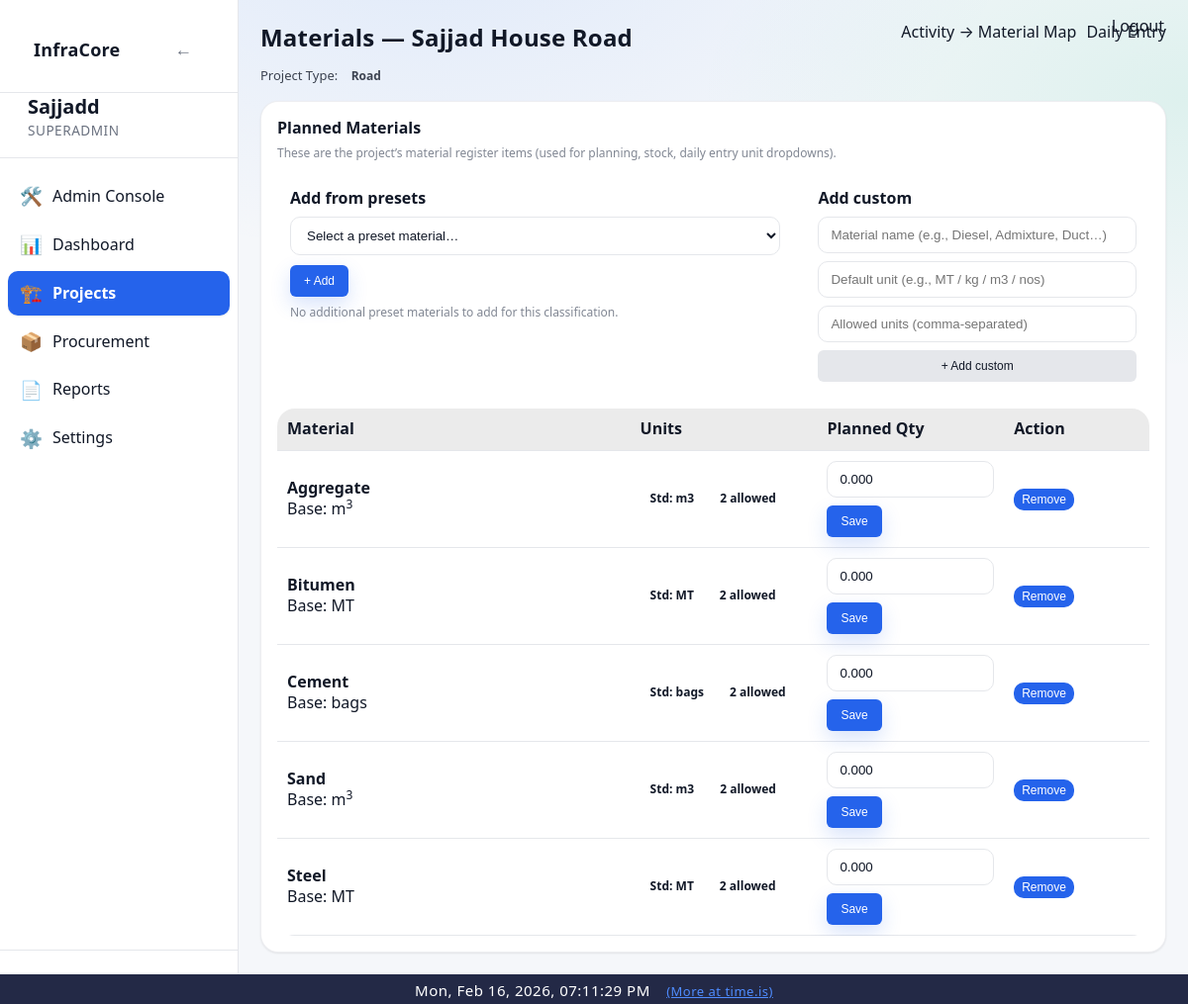
The page /projects/3/materials (signed in) on the database its author committed.
### app/models/project.py (models this page shows)
class Project(Base):
    __tablename__ = "projects"
    id = Column(Integer, primary_key=True, index=True)
    name = Column(String(255), nullable=False)
    project_code = Column(String(100), nullable=True)
    client_authority = Column(String(255), nullable=True)
    contractor = Column(String(255), nullable=True)
    consultant_pmc = Column(String(255), nullable=True)
    is_active = Column(Boolean, default=True, nullable=False)
    status = Column(String(20), default="active", nullable=False)
    road_type = Column(String(100), nullable=False)
    lanes = Column(Integer, nullable=False)
    road_width = Column(Float, nullable=False)
    road_length_km = Column(Float, nullable=False)
    carriageway_width = Column(Float, nullable=True)
    shoulder_type = Column(String(100), nullable=True)
    median_type = Column(String(100), nullable=True)
    project_type = Column(String(50), nullable=False, server_default="")
    road_name = Column(String(255), nullable=True)
    lane_configuration = Column(String(10), nullable=True)
    road_pavement_type = Column(String(20), nullable=True)
    terrain_type = Column(String(20), nullable=True)
    concrete_pavement_type = Column(String(20), nullable=True)  # PQC/RCC
    slab_thickness_mm = Column(Integer, nullable=True)
    grade_of_concrete = Column(String(20), nullable=True)
    joint_spacing_m = Column(Float, nullable=True)
    dowel_diameter_mm = Column(Integer, nullable=True)
    tie_bar_diameter_mm = Column(Integer, nullable=True)
    road_construction_type = Column(String(100), nullable=True)
    road_category = Column(String(100), nullable=True)
    road_engineering_type = Column(String(150), nullable=True)
    road_preset_key = Column(String(200), nullable=True)
    road_extras_json = Column(Text, nullable=True)
    preset_activities_json = Column(Text, nullable=True)
    preset_materials_json = Column(Text, nullable=True)
    country = Column(String(100), nullable=False)
    state = Column(String(100), nullable=True)
    district = Column(String(100), nullable=True)
    city = Column(String(100), nullable=False)
    location_id = Column(Integer, ForeignKey("locations.id"), nullable=True)
    chainage_start = Column(String(50), nullable=True)
    chainage_end = Column(String(50), nullable=True)
    planned_start_date = Column(Date, nullable=False)
    planned_end_date = Column(Date, nullable=False)
    created_by = Column(Integer, nullable=False)
    created_at = Column(DateTime, default=datetime.utcnow, nullable=False)
    updated_at = Column(
        DateTime,
        default=datetime.utcnow,
        onupdate=datetime.utcnow,
        nullable=False,
    )
    completed_at = Column(DateTime, nullable=True)
    activities = relationship(
        "Activity",
        back_populates="project",
        cascade="all, delete-orphan"
    )
    project_activities = relationship(
        "ProjectActivity",
        back_populates="project",
        cascade="all, delete-orphan"
    )
    planned_materials = relationship(
        "PlannedMaterial",
        back_populates="project",
        cascade="all, delete-orphan"
    )
    material_usage_daily = relationship(
        "MaterialUsageDaily",
        back_populates="project",
        cascade="all, delete-orphan"
    )
    location = relationship("Location")

### app/models/material.py (models this page shows, shortened)
class Material(Base):
    __tablename__ = "materials"
    id = Column(Integer, primary_key=True, index=True)
    code = Column(String(30), nullable=True, index=True)
    name = Column(String(150), nullable=False, unique=True)
    unit = Column(String(50), nullable=False)          # m3, MT, bags
    category = Column(String(80), nullable=True)
    specification = Column(String(120), nullable=True)
    unit_cost = Column(Float, nullable=True)
    standard_unit = Column(String(50), nullable=True)
    allowed_units = Column(String(500), nullable=True)
    default_lead_time_days = Column(Integer, nullable=True)
    lead_time_days = Column(Integer, nullable=True, default=0)
    minimum_stock = Column(Float, nullable=False, default=0)
    is_active = Column(Boolean, nullable=False, default=True)
    created_at = Column(DateTime, default=datetime.utcnow, nullable=False)
    vendors = relationship(
        "MaterialVendor",
        back_populates="material",
        cascade="all, delete-orphan",
    )
    activities_link = relationship(
        "MaterialActivity",
        back_populates="material",
        cascade="all, delete-orphan",
    )
    stretches_link = relationship(
        "MaterialStretch",
        back_populates="material",
        cascade="all, delete-orphan",
    )

### app/models/planned_material.py (models this page shows, shortened)
class PlannedMaterial(Base):
    __tablename__ = "planned_materials"
    id = Column(Integer, primary_key=True, index=True)
    project_id = Column(Integer, ForeignKey("projects.id"), nullable=False)
    material_id = Column(Integer, ForeignKey("materials.id"), nullable=False)
    stretch_id = Column(Integer, ForeignKey("road_stretches.id"), nullable=True, index=True)
    unit = Column(String(50), nullable=True)
    allowed_units = Column(String(500), nullable=True)
    planned_quantity = Column(Numeric(18, 5), nullable=False)
    project = relationship("Project", back_populates="planned_materials")
    material = relationship("Material")

### app/routes/projects.py (the view)
@router.get("/{project_id}/materials", response_class=HTMLResponse)
def project_materials_page(project_id: int, request: Request, db: Session = Depends(get_db)):
    user = request.session.get("user")
    if not user:
        flash(request, "Please login to continue", "warning")
        return RedirectResponse("/login", status_code=302)
    project, role = get_project_access(db, project_id, user)
    if not project:
        flash(request, "Project not found", "error")
        return RedirectResponse("/projects", status_code=302)
    planned_rows = (
        db.query(PlannedMaterial)
        .filter(
            PlannedMaterial.project_id == project_id,
            PlannedMaterial.stretch_id == None,  # noqa: E711
        )
        .all()
    )
    planned_materials: list[dict[str, object]] = []
    planned_name_keys: set[str] = set()
    for pm in planned_rows:
        mat = pm.material
        if not mat:
            continue
        planned_materials.append({
            "planned_material_id": int(pm.id),
            "material_id": int(mat.id),
            "name": mat.name,
            "unit": getattr(pm, "unit", None) or getattr(mat, "unit", "") or "",
            "standard_unit": getattr(mat, "standard_unit", None),
            "allowed_units": (pm.get_allowed_units() if hasattr(pm, "get_allowed_units") else (mat.get_allowed_units() if hasattr(mat, "get_allowed_units") else [])),
            "planned_quantity": float(pm.planned_quantity or 0),
        })
        planned_name_keys.add((mat.name or "").strip().lower())
    project_type = (project.project_type or "").strip() or "Building"
    preset_material_defs: list[dict[str, object]] = []
    try:
        if project_type.lower() == "road":
            preset_def = get_presets_for_engineering_type(project.road_engineering_type)
            for m in (preset_def.get("materials") or []):
                try:
                    name = str(getattr(m, "name", "") or "").strip()
                    if not name:
                        continue
                    unit = str(getattr(m, "default_unit", "unit") or "unit").strip() or "unit"
                    allowed = list(getattr(m, "allowed_units", []) or [])
                    allowed = [str(u or "").strip() for u in allowed if str(u or "").strip()]
                    if not allowed:
                        allowed = [unit]
                    if unit not in allowed:
                        allowed.insert(0, unit)
                    preset_material_defs.append({"name": name, "default_unit": unit, "allowed_units": allowed})
                except Exception:
                    continue
        else:
            preset = serialize_presets(get_presets_for_project_type(project_type))
            preset_material_defs = list(preset.get("materials") or [])
    except Exception:
        preset_material_defs = []
    suggested_material_defs = []
    for mdef in preset_material_defs:
        name = str(mdef.get("name") or "").strip()
        if not name:
            continue
        if name.strip().lower() in planned_name_keys:
            continue
        suggested_material_defs.append(mdef)
    can_edit = role in ["owner", "admin", "manager"]
    return templates.TemplateResponse(
        "project_materials.html",
        {
            "request": request,
            "user": user,
            "project": project,
            "role": role,
            "can_edit": can_edit,
            "planned_materials": planned_materials,
            "suggested_material_defs": suggested_material_defs,
        },
    )

### app/templates/project_materials.html (shortened to what this page needs)
{% extends "base.html" %}
{% block content %}
<div style="display:flex;justify-content:space-between;align-items:flex-start;gap:12px;flex-wrap:wrap;margin-bottom:16px">
  <div>
    <h1 class="page-title">Materials — {{ project.name }}</h1>
    <div style="opacity:0.8;font-size:13px">Project Type: <span class="badge">{{ project.project_type or '—' }}</span></div>
  </div>
  <div style="display:flex;gap:10px;flex-wrap:wrap">
    <a href="/projects/{{ project.id }}/activity-materials" class="btn">Activity → Material Map</a>
    <a href="/execution/{{ project.id }}" class="btn">Daily Entry</a>
  </div>
</div>
<div class="card" style="padding:16px;max-width:1100px">
  <div style="display:flex;justify-content:space-between;align-items:center;gap:10px;flex-wrap:wrap">
    <div>
      <strong>Planned Materials</strong>
      <div class="help-text">These are the project’s material register items (used for planning, stock, daily entry unit dropdowns).</div>
    </div>
  </div>
  {% if can_edit %}
  <div style="margin-top:14px;display:grid;grid-template-columns:1.2fr 0.8fr;gap:12px">
    <div style="border:1px solid rgba(255,255,255,0.08);border-radius:12px;padding:12px;background:rgba(255,255,255,0.02)">
      <div style="font-weight:600;margin-bottom:8px">Add from presets</div>
      <form method="post" action="/projects/{{ project.id }}/materials/add" style="display:flex;gap:10px;flex-wrap:wrap;align-items:center">
        <select name="preset_material_name" style="min-width:340px;max-width:100%">
          <option value="">Select a preset material…</option>
        </select>
        <button class="btn-primary btn-sm" type="submit">+ Add</button>
      </form>
      {% if suggested_material_defs|length == 0 %}
        <div class="help-text" style="margin-top:8px">No additional preset materials to add for this classification.</div>
      {% endif %}
    </div>
    <div style="border:1px solid rgba(255,255,255,0.08);border-radius:12px;padding:12px;background:rgba(255,255,255,0.02)">
      <div style="font-weight:600;margin-bottom:8px">Add custom</div>
      <form method="post" action="/projects/{{ project.id }}/materials/add" style="display:flex;flex-direction:column;gap:8px">
        <input name="custom_name" type="text" placeholder="Material name (e.g., Diesel, Admixture, Duct…)" />
        <div style="display:flex;gap:8px;flex-wrap:wrap">
          <input name="custom_unit" type="text" placeholder="Default unit (e.g., MT / kg / m3 / nos)" style="flex:1;min-width:160px" />
          <input name="custom_allowed_units" type="text" placeholder="Allowed units (comma-separated)" style="flex:2;min-width:200px" />
        </div>
        <button class="btn-secondary btn-sm" type="submit">+ Add custom</button>
      </form>
    </div>
  </div>
  {% endif %}
  <div style="margin-top:14px">
    {% if planned_materials and planned_materials|length > 0 %}
      <table class="table" style="margin:0">
        <thead>
          <tr>
            <th style="width:34%">Material</th>
            <th style="width:18%">Units</th>
            <th style="width:18%">Planned Qty</th>
            <th style="width:14%">Action</th>
          </tr>
        </thead>
        <tbody>
          {% for pm in planned_materials %}
          <tr>
            <td>
              <strong>{{ pm.name }}</strong>
              <div class="meta">Base: {{ (pm.unit or '—')|unit_sup }}</div>
            </td>
            <td>
              <div style="display:flex;gap:6px;flex-wrap:wrap">
                {% if pm.standard_unit %}<span class="badge">Std: {{ pm.standard_unit }}</span>{% endif %}
                {% if pm.allowed_units %}<span class="badge badge-info">{{ pm.allowed_units|length }} allowed</span>{% endif %}
              </div>
            </td>
            <td>
              {% if can_edit %}
              <form method="post" action="/projects/{{ project.id }}/materials/update" style="display:flex;gap:8px;align-items:center;flex-wrap:wrap">
                <input name="planned_quantity" type="number" step="0.001" min="0" value="{{ '%.3f'|format(pm.planned_quantity) }}" style="max-width:180px" />
                <button class="btn-primary btn-sm" type="submit">Save</button>
              </form>
              {% else %}
                {{ '%.3f'|format(pm.planned_quantity) }}
              {% endif %}
            </td>
            <td>
              {% if can_edit %}
              <form method="post" action="/projects/{{ project.id }}/materials/remove" onsubmit="return confirm('Remove this material from the project?')">
                <button class="btn-danger btn-sm" type="submit">Remove</button>
              </form>
              {% else %}
                —
              {% endif %}
            </td>
          </tr>
          {% endfor %}
        </tbody>
      </table>
    {% else %}
      <div style="padding:16px;opacity:0.75">No planned materials yet. Add from presets above.</div>
    {% endif %}
  </div>
</div>
{% endblock %}

### rows shown on the page
Project: name "Sajjad House Road", project_type "Road"
Material: name "Aggregate", standard_unit "m3"
PlannedMaterial: unit "m 3"
Material: name "Bitumen", standard_unit "MT"
PlannedMaterial: unit "MT"
Material: name "Cement", standard_unit "bags"
PlannedMaterial: unit "bags"
Material: name "Sand", standard_unit "m3"
PlannedMaterial: unit "m 3"
Material: name "Steel", standard_unit "MT"
PlannedMaterial: unit "MT"

### other values the page prints
{{ user["username"] }} "Sajjadd"
{{ pm.allowed_units|length }} "2" "2" "2" "2" "2"
